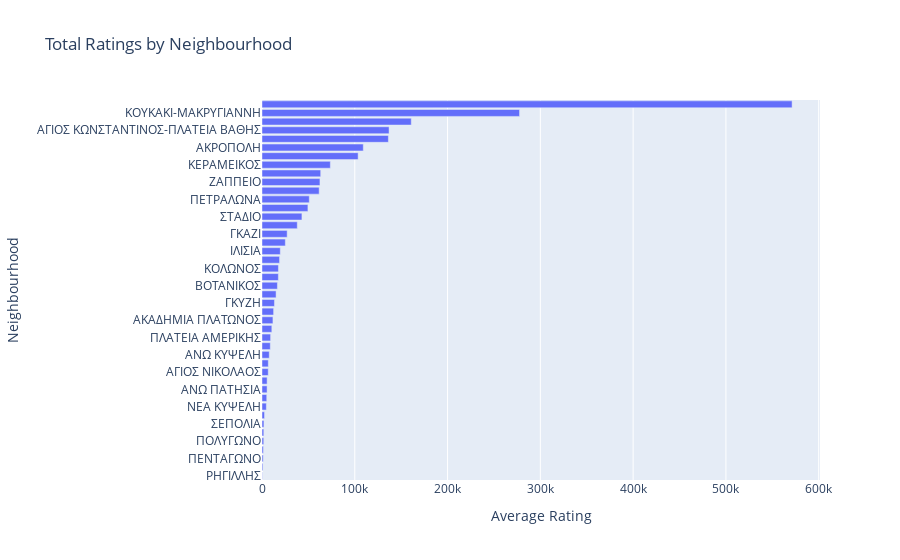

Here is the notebook cell this chart was saved with:
### Code cell
# Which neighborhoods are rated the highest?

# Calculate average ratings of listings in each neighbourhood
avg_neighbourhood_ratings = df.groupby('neighbourhood')['rating'].sum().sort_values(ascending=True)  # Note the sorting step here

# Create bar plot using plotly
fig = go.Figure(go.Bar(
    x=avg_neighbourhood_ratings.values,
    y=avg_neighbourhood_ratings.index,
    orientation='h'  # Horizontal orientation
))

fig.update_layout(
    title='Total Ratings by Neighbourhood',
    xaxis_title='Average Rating',
    yaxis_title='Neighbourhood'
)

fig.show()

### Figure 1 — Plotly figure (JSON) as saved in the notebook; plotly's stock layout.template omitted (floating-point values rounded to 4 significant figures)
{"data": [{"orientation": "h", "type": "bar", "x": [348.8, 936.0, 1320.0, 1473.0, 1881.0, 1940.0, 2096.0, 2721.0, 4685.0, 5106.0, 5479.0, 5519.0, 6729.0, 6810.0, 7817.0, 8936.0, 9270.0, 10590.0, 11790.0, 12520.0, 13430.0, 15170.0, 16613, 17640.0, 17720.0, 18930.0, 19730.0, 25150.0, 27120.0, 38010.0, 43030.0, 49490.0, 50960.0, 61620.0, 62460.0, 63260.0, 73660.0, 103600.0, 109200.0, 136200.0, 137000.0, 160900.0, 277600.0, 571300.0], "y": ["ΡΗΓΙΛΛΗΣ", "ΡΙΖΟΥΠΟΛΗ", "ΠΕΝΤΑΓΩΝΟ", "ΠΡΟΜΠΟΝΑ", "ΠΟΛΥΓΩΝΟ", "ΚΟΛΟΚΥΝΘΟΥ", "ΣΕΠΟΛΙΑ", "ΑΓΙΟΣ ΕΛΕΥΘΕΡΙΟΣ", "ΝΕΑ ΚΥΨΕΛΗ", "ΕΛΛΗΝΟΡΩΣΩΝ", "ΑΝΩ ΠΑΤΗΣΙΑ", "ΓΟΥΒΑ", "ΑΓΙΟΣ ΝΙΚΟΛΑΟΣ", "ΠΕΔΙΟ ΑΡΕΩΣ", "ΑΝΩ ΚΥΨΕΛΗ", "1Ο ΝΕΚΡΟΤΑΦΕΙΟ", "ΠΛΑΤΕΙΑ ΑΜΕΡΙΚΗΣ", "ΠΑΤΗΣΙΑ", "ΑΚΑΔΗΜΙΑ ΠΛΑΤΩΝΟΣ", "ΣΤΑΘΜΟΣ ΛΑΡΙΣΗΣ", "ΓΚΥΖΗ", "ΓΟΥΔΙ", "ΒΟΤΑΝΙΚΟΣ", "ΛΥΚΑΒΗΤΤΟΣ", "ΚΟΛΩΝΟΣ", "ΝΙΡΒΑΝΑ", "ΙΛΙΣΙΑ", "ΚΥΨΕΛΗ", "ΓΚΑΖΙ", "ΑΜΠΕΛΟΚΗΠΟΙ", "ΣΤΑΔΙΟ", "ΚΟΛΩΝΑΚΙ", "ΠΕΤΡΑΛΩΝΑ", "ΠΛΑΤΕΙΑ ΑΤΤΙΚΗΣ", "ΖΑΠΠΕΙΟ", "ΠΑΓΚΡΑΤΙ", "ΚΕΡΑΜΕΙΚΟΣ", "ΘΗΣΕΙΟ", "ΑΚΡΟΠΟΛΗ", "ΜΟΥΣΕΙΟ-ΕΞΑΡΧΕΙΑ-ΝΕΑΠΟΛΗ", "ΑΓΙΟΣ ΚΩΝΣΤΑΝΤΙΝΟΣ-ΠΛΑΤΕΙΑ ΒΑΘΗΣ", "ΝΕΟΣ ΚΟΣΜΟΣ", "ΚΟΥΚΑΚΙ-ΜΑΚΡΥΓΙΑΝΝΗ", "ΕΜΠΟΡΙΚΟ ΤΡΙΓΩΝΟ-ΠΛΑΚΑ"]}], "layout": {"title": {"text": "Total Ratings by Neighbourhood"}, "xaxis": {"title": {"text": "Average Rating"}}, "yaxis": {"title": {"text": "Neighbourhood"}}}}
